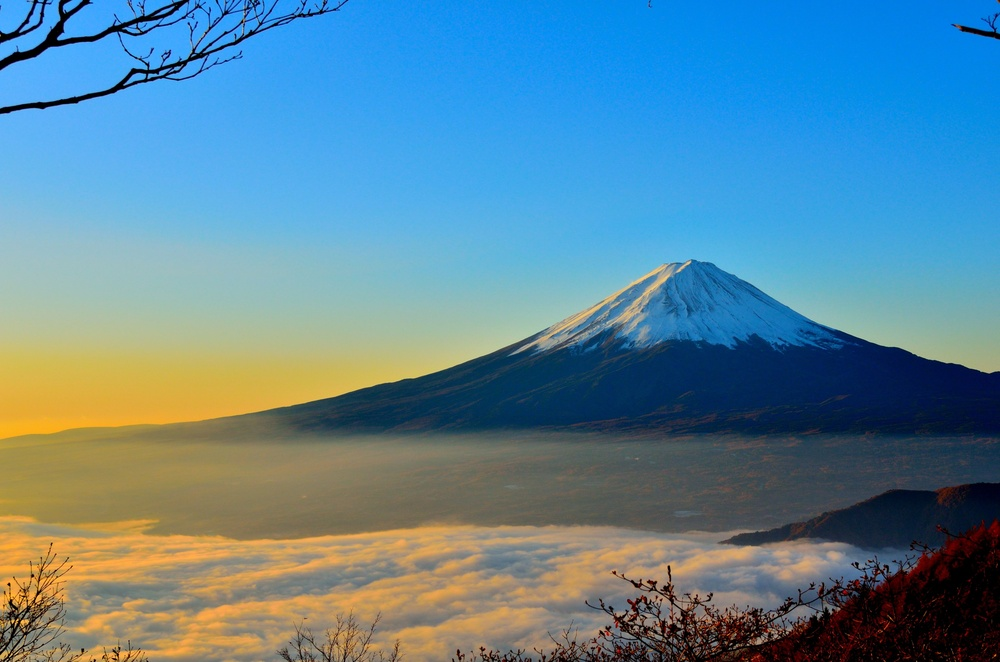
#> input picture Sem06/TTL/Lab07/color_image.jpg, 1000 x 662 px, shrunk from 4928 x 3264 before the run
$ python test.py
#> lines starting #> are read from the running program, lines starting #| are printed output that depends on the picture
# !pip install opencv-python
# from google.colab.patches import cv2_imshow
import cv2

color_image = cv2.imread('color_image.jpg')
#> color_image is the input picture: shape (662, 1000, 3); mean B, G, R 152.4, 132.8, 90.6
cv2.imshow(color_image)

if color_image is None:
    print("Error: Could not read the image.")
    exit()

# to grayscale
gray_image = cv2.cvtColor(color_image, cv2.COLOR_BGR2GRAY)
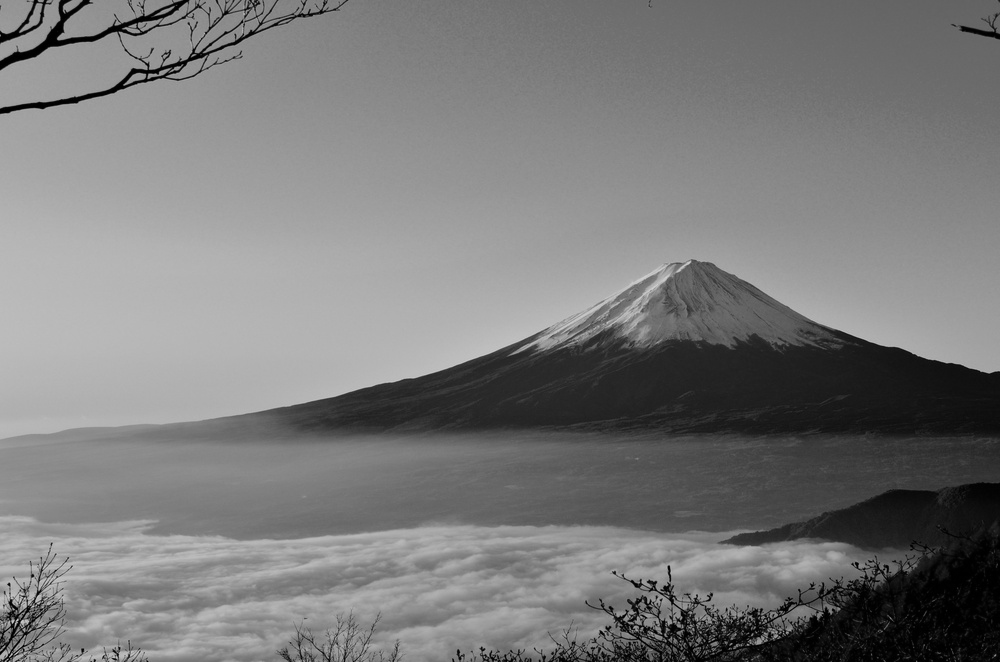
#> gray_image: shape (662, 1000); min 0, max 209, mean 122.4
rgb_image = cv2.cvtColor(gray_image, cv2.COLOR_GRAY2BGR)
#> (the run stopped early here; a loop or call above may not have finished)
